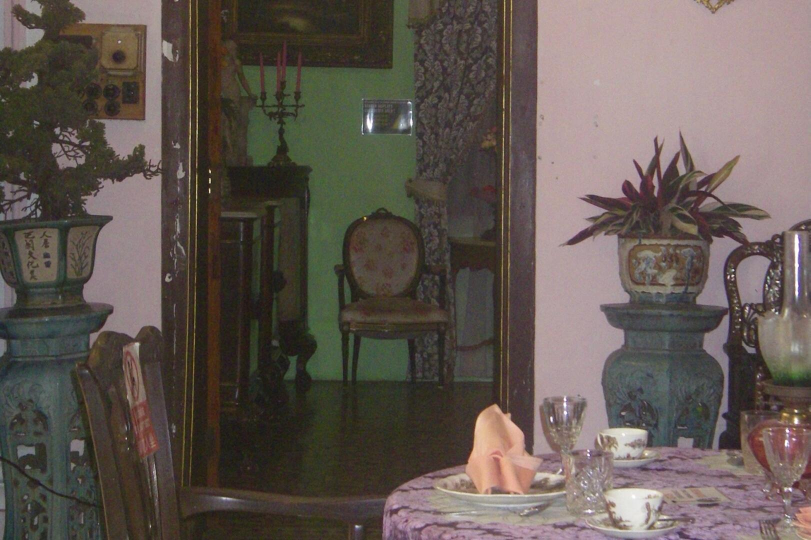
#> input picture tools/src-photo.jpeg, 1621 x 1080 px (shown at 1/2 size)
$ python make_banner_photo.py
#> lines starting #> are read from the running program, lines starting #| are printed output that depends on the picture
#!/usr/bin/env python3
"""横版照片裁成通栏横幅（3.56:1）。
源图：tools/src-photo.jpeg（1621x1080，室内老家具场景）
输出：assets/banner.jpg
"""
import os
from PIL import Image

BASE = os.path.dirname(os.path.abspath(__file__))
SRC = os.path.join(BASE, "src-photo.jpeg")
OUT = os.path.join(BASE, "..", "assets", "banner.jpg")

RATIO = 3.56   # 横幅宽高比
CY = 0.54      # 裁切窗口纵向中心（占原图高度的比例，>0.5 = 偏下）


def main():
    src = Image.open(SRC).convert("RGB")
#> src is the input picture: PIL image 1621x1080 RGB; mean R, G, B 98.5, 88.4, 82.2
    w, h = src.size
#> w = 1621; h = 1080
    ch = min(round(w / RATIO), h)
#> ch = 455
    cy = round(h * CY)
#> cy = 583
    y0 = max(0, min(h - ch, cy - ch // 2))
#> y0 = 356
    band = src.crop((0, y0, w, y0 + ch))
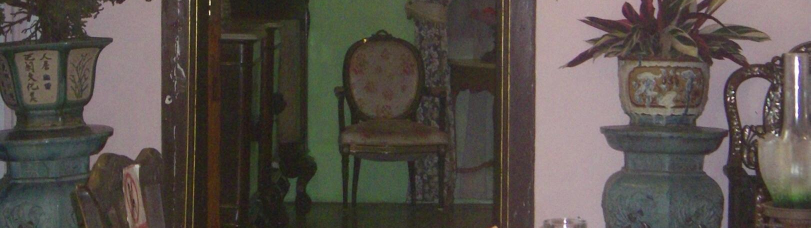
#> band: PIL image 1621x455 RGB (shown at 1/2 size); mean R, G, B 87.4, 80, 74.4
    band.save(OUT, "JPEG", quality=88, optimize=True)
    print(f"  -> banner.jpg  {band.width}x{band.height} "
          f"(crop y {y0}-{y0 + ch})  {os.path.getsize(OUT) / 1024:.0f} KB")
#|   -> banner.jpg  1621x455 (crop y 356-811)  126 KB


if __name__ == "__main__":
    main()
